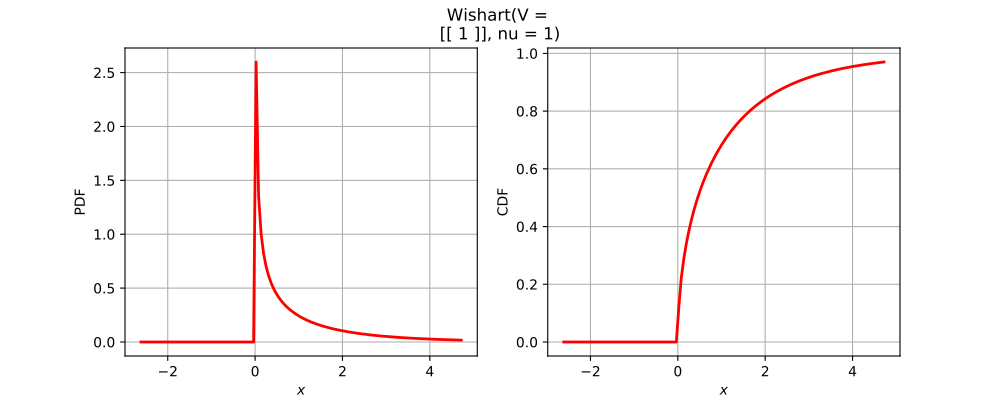

This chart was generated by the following Python code:
import openturns as ot
from matplotlib import pyplot as plt
from openturns.viewer import View
if ot.Wishart().__class__.__name__ == 'ComposedDistribution':
    correlation = ot.CorrelationMatrix(2)
    correlation[1, 0] = 0.25
    aCopula = ot.NormalCopula(correlation)
    marginals = [ot.Normal(1.0, 2.0), ot.Normal(2.0, 3.0)]
    distribution = ot.ComposedDistribution(marginals, aCopula)
elif ot.Wishart().__class__.__name__ == 'CumulativeDistributionNetwork':
    distribution = ot.CumulativeDistributionNetwork([ot.Normal(2),ot.Dirichlet([0.5, 1.0, 1.5])], ot.BipartiteGraph([[0,1], [0,1]]))
elif ot.Wishart().__class__.__name__ == 'Histogram':
    distribution = ot.Histogram([-1.0, 0.5, 1.0, 2.0], [0.45, 0.4, 0.15])
else:
    distribution = ot.Wishart()
dimension = distribution.getDimension()
if dimension == 1:
    distribution.setDescription(['$x$'])
    pdf_graph = distribution.drawPDF()
    cdf_graph = distribution.drawCDF()
    fig = plt.figure(figsize=(10, 4))
    plt.suptitle(str(distribution))
    pdf_axis = fig.add_subplot(121)
    cdf_axis = fig.add_subplot(122)
    View(pdf_graph, figure=fig, axes=[pdf_axis], add_legend=False)
    View(cdf_graph, figure=fig, axes=[cdf_axis], add_legend=False)
elif dimension == 2:
    distribution.setDescription(['$x_1$', '$x_2$'])
    pdf_graph = distribution.drawPDF()
    fig = plt.figure(figsize=(10, 5))
    plt.suptitle(str(distribution))
    pdf_axis = fig.add_subplot(111)
    View(pdf_graph, figure=fig, axes=[pdf_axis], add_legend=False)
